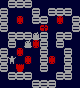

This game map was drawn from its Tiled (.tmx) file and the tilesets committed beside it. A one-line description and the full map source follow:
An orthogonal 10x11 tile map with 8x8 px tiles, 1 tile layer (tilelayer1).

<map version="1.10" tiledversion="1.11.2" orientation="orthogonal" renderorder="right-down" width="10" height="11" tilewidth="8" tileheight="8" infinite="0" backgroundcolor="#000030" nextlayerid="2" nextobjectid="1">
 <tileset firstgid="1" source="lad-tiles.tsx" />
 <layer id="1" name="tilelayer1" width="10" height="11">
  <data encoding="csv">
0,1,1,1,0,0,0,0,0,0,
1,0,0,0,1,0,1,1,1,0,
1,0,3,0,1,1,0,3,0,1,
1,0,0,0,0,2,0,0,0,1,
0,1,1,1,9,1,0,1,1,0,
0,1,0,9,3,1,0,1,0,0,
1,0,3,0,0,1,0,0,1,0,
1,8,0,3,0,1,3,0,1,0,
1,0,7,0,0,1,0,0,1,0,
0,1,1,1,0,0,0,1,1,0,
0,0,0,0,1,1,1,0,0,0
</data>
 </layer>
</map>
